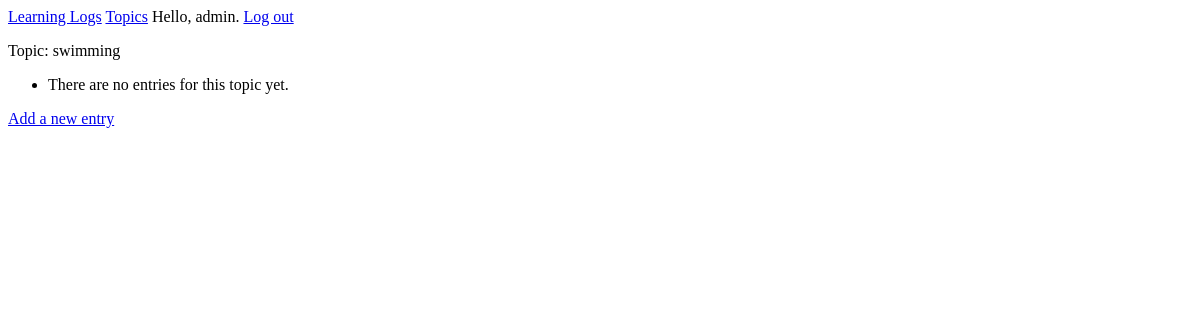
/topics/3/ (signed in), run on an earlier commit of the app's database.
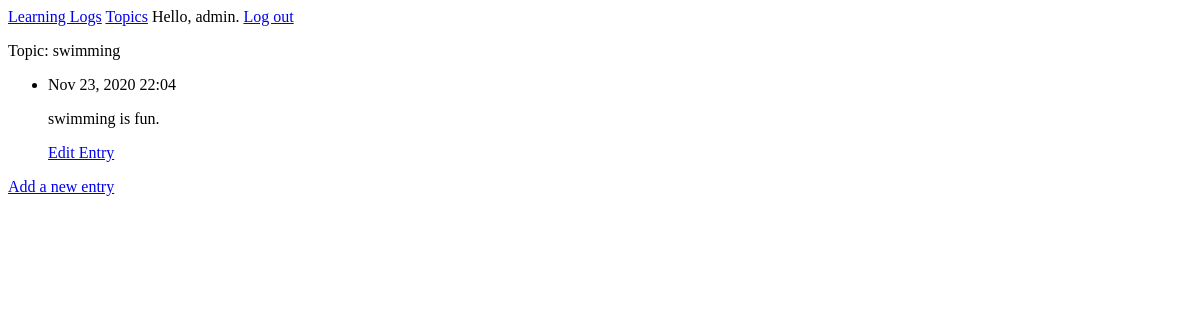
And on a later commit of the database.
### learning_logs/models.py (models this page shows, shortened)
class Entry(models.Model):
    topic = models.ForeignKey(Topic, on_delete=models.CASCADE)
    text = models.TextField()
    date_added = models.DateTimeField(auto_now_add=True) #display the current time
    class Meta:
        verbose_name_plural = 'entries' #the plural of entry is entries

### learning_logs/views.py (the view)
# urls.py: path('topics/<int:topic_id>/',views.topic, name='topic'), #topics_id comes from the database
@login_required
def topic(request, topic_id): #this is where that variable comes into play
    topic = Topic.objects.get(id=topic_id)
    if topic.owner != request.user:
        raise Http404
    entries = topic.entry_set.order_by('-date_added')
    context = {'topic':topic, 'entries':entries}
    return render(request, 'learning_logs/topic.html', context)

### learning_logs/templates/learning_logs/topic.html
{% extends "learning_logs/base.html" %}
{% block content %}
<p>Topic: {{ topic.text }}</p>
<ul>
    {% for entry in entries %}
    <li>
        <p>{{ entry.date_added|date:'M d, Y H:i' }}</p>
        <p>{{ entry.text|linebreaks }} </p>
        <p>
            <a href="{% url 'learning_logs:edit_entry' entry.id %}">Edit Entry</a>
        </p>
    </li>
    {% empty %}
    <li> There are no entries for this topic yet. </li>
    {% endfor %}
</ul>
<p>
    <a href="{% url 'learning_logs:new_entry' topic.id %}">Add a new entry</a>
</p>
{% endblock content %}

What changed in the data, as far as the page shows it:
added Entry: date_added "Nov 23, 2020 22:04", text "swimming is fun."
Also different on the page:
text no longer shown: "There are no entries for this topic yet."
